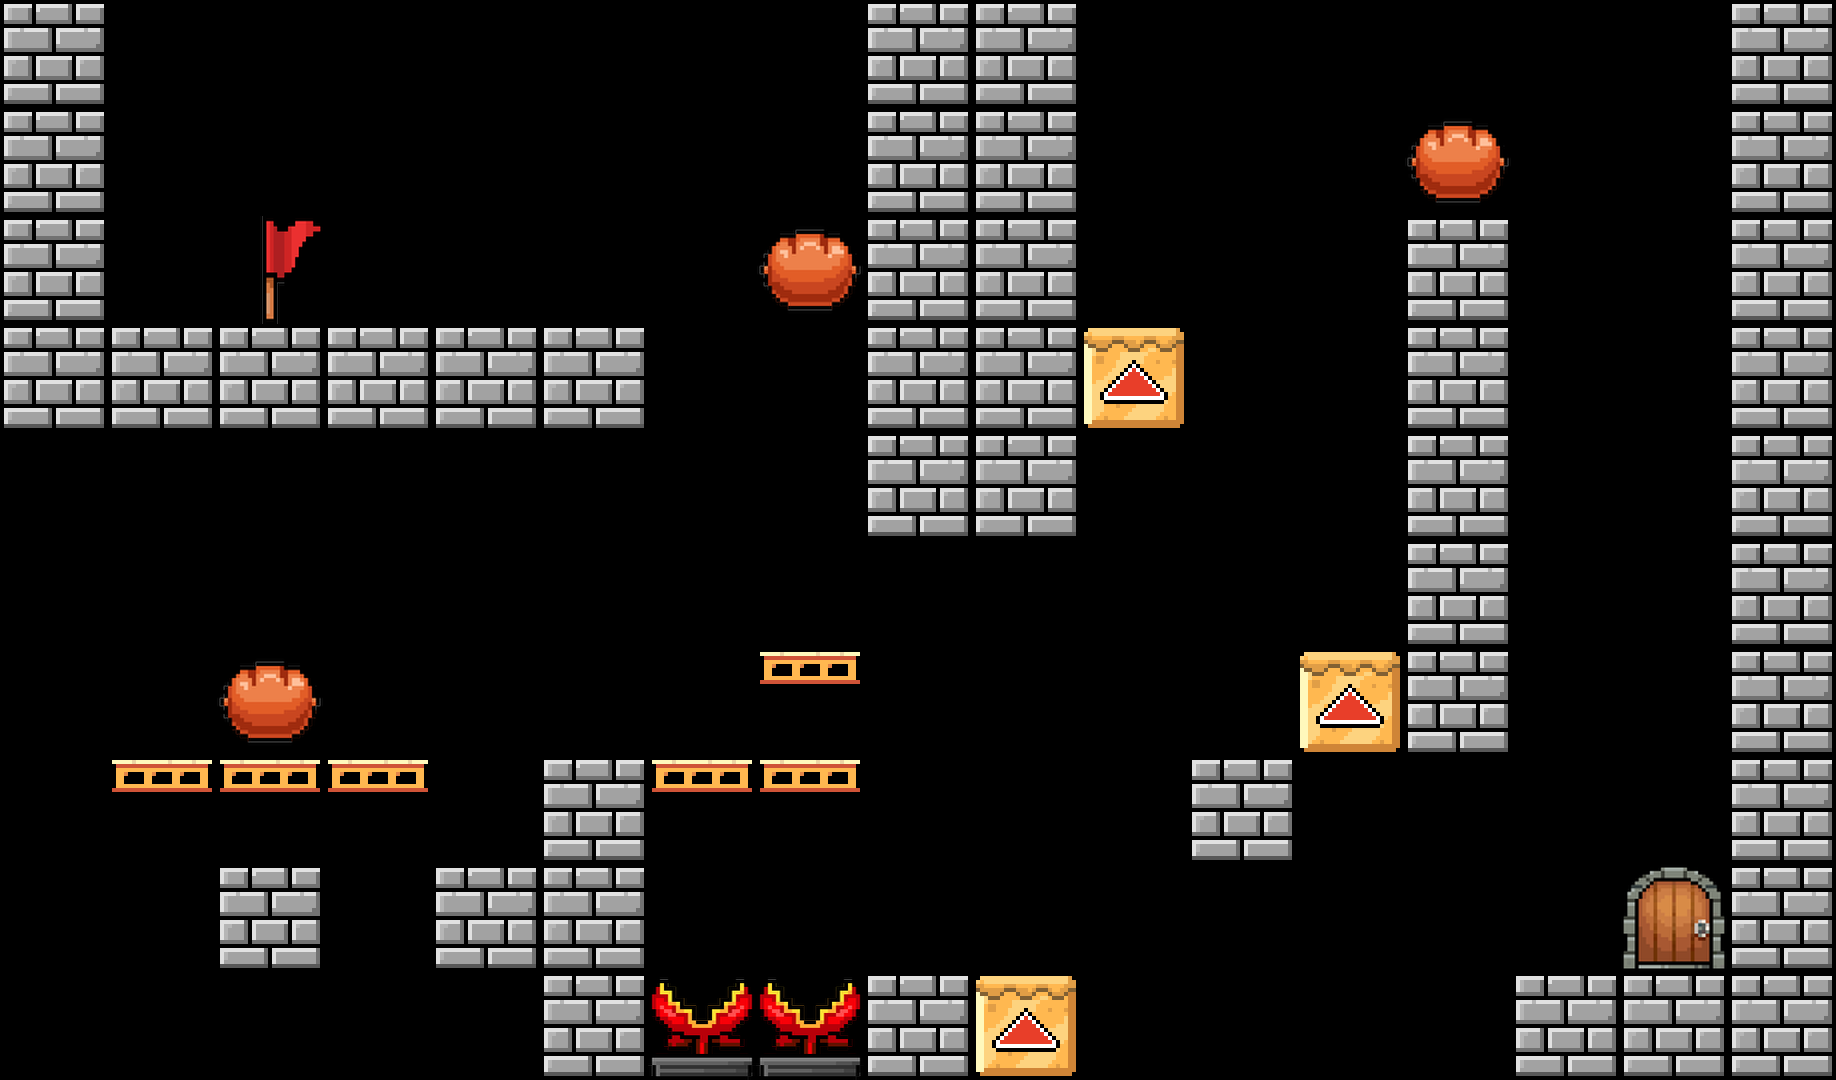

This is a level from a 2D game, rendered from its Tiled map with the project's own tilesets. A one-line summary and the complete map file follow:
An orthogonal 17x10 tile map with 108x108 px tiles, 1 tile layer (TileLayer).

<map version="1.5" tiledversion="1.7.2" orientation="orthogonal" renderorder="right-down" width="17" height="10" tilewidth="108" tileheight="108" infinite="0" nextlayerid="2" nextobjectid="1">
 <tileset firstgid="1" source="tile_108.tsx" />
 <layer id="1" name="TileLayer" width="17" height="10">
  <data encoding="csv">
5,0,0,0,0,0,0,0,5,5,0,0,0,0,0,0,5,
5,0,0,0,0,0,0,0,5,5,0,0,0,3,0,0,5,
5,0,1,0,0,0,0,3,5,5,0,0,0,5,0,0,5,
5,5,5,5,5,5,0,0,5,5,18,0,0,5,0,0,5,
0,0,0,0,0,0,0,0,5,5,0,0,0,5,0,0,5,
0,0,0,0,0,0,0,0,0,0,0,0,0,5,0,0,5,
0,0,3,0,0,0,0,9,0,0,0,0,18,5,0,0,5,
0,9,9,9,0,5,9,9,0,0,0,5,0,0,0,0,5,
0,0,5,0,5,5,0,0,0,0,0,0,0,0,0,2,5,
0,0,0,0,0,5,13,13,5,18,0,0,0,0,5,5,5
</data>
 </layer>
</map>
